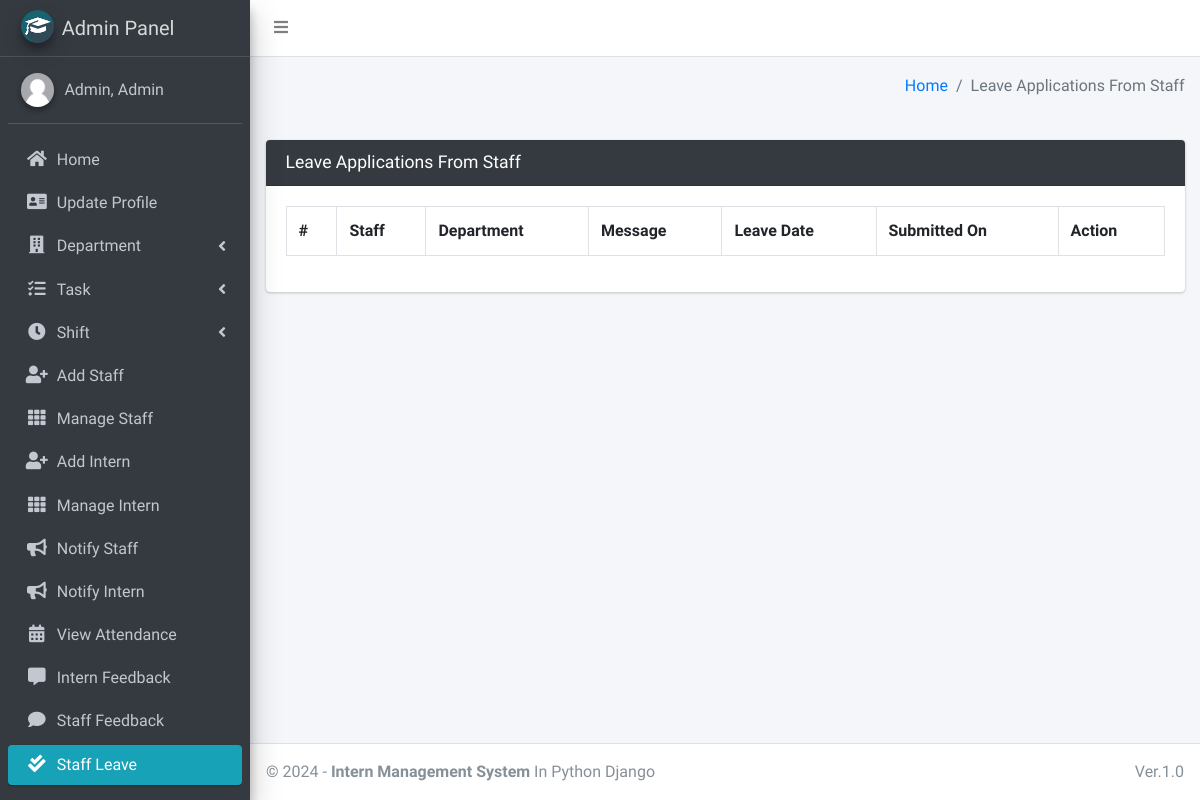
The app's page /staff/view/leave/ (signed in), older data.
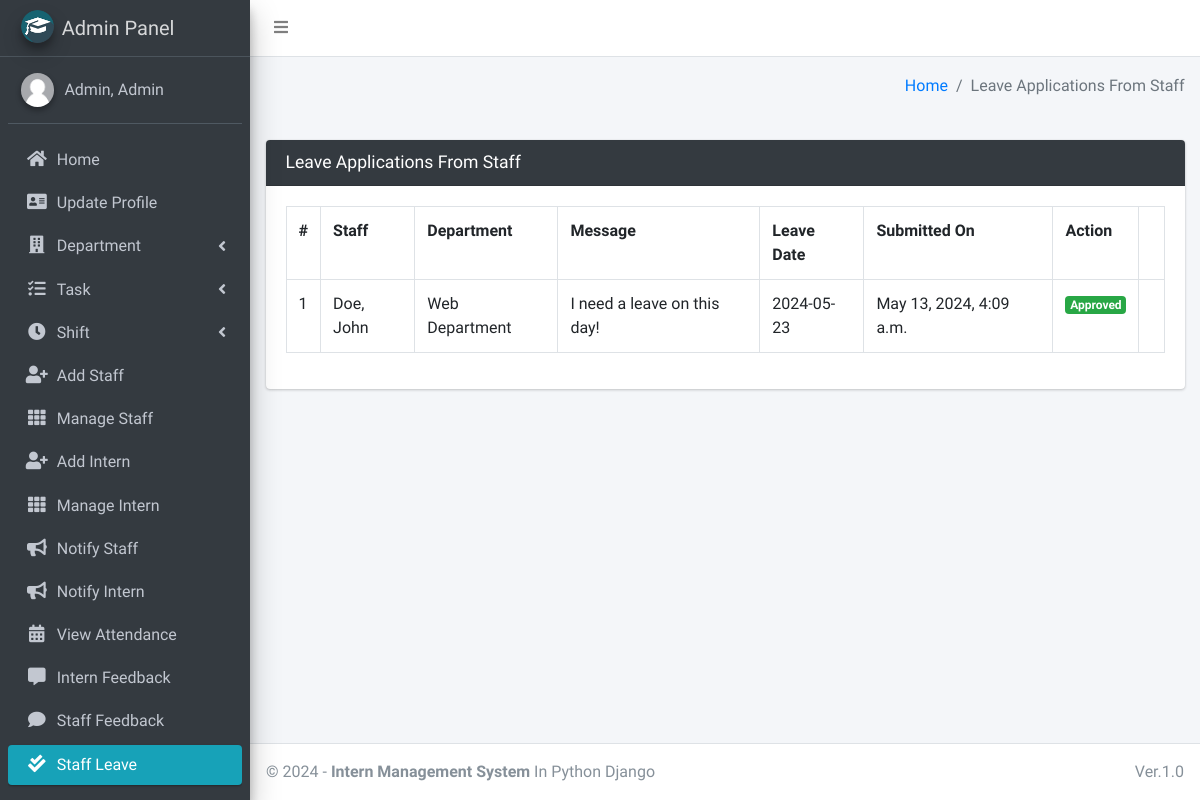
The same page, newer data.
### main_app/models.py (models this page shows, shortened)
class CustomUser(AbstractUser):
    USER_TYPE = ((1, "HOD"), (2, "Staff"), (3, "Intern"))
    GENDER = [("M", "Male"), ("F", "Female")]
    username = None  # Removed username, using email instead
    email = models.EmailField(unique=True)
    user_type = models.CharField(default=1, choices=USER_TYPE, max_length=1)
    gender = models.CharField(max_length=1, choices=GENDER)
    profile_pic = models.ImageField()
    address = models.TextField()
    fcm_token = models.TextField(default="")  # For firebase notifications
    created_at = models.DateTimeField(auto_now_add=True)
    updated_at = models.DateTimeField(auto_now=True)
    USERNAME_FIELD = "email"
    REQUIRED_FIELDS = []
    objects = CustomUserManager()
    def __str__(self):
        return self.last_name + ", " + self.first_name

class LeaveReportStaff(models.Model):
    staff = models.ForeignKey(Staff, on_delete=models.CASCADE)
    date = models.CharField(max_length=60)
    message = models.TextField()
    status = models.SmallIntegerField(default=0)
    created_at = models.DateTimeField(auto_now_add=True)
    updated_at = models.DateTimeField(auto_now=True)

class Staff(models.Model):
    department = models.ForeignKey(Department, on_delete=models.DO_NOTHING, null=True, blank=False)
    admin = models.OneToOneField(CustomUser, on_delete=models.CASCADE)

class Department(models.Model):
    name = models.CharField(max_length=120)
    created_at = models.DateTimeField(auto_now_add=True)
    updated_at = models.DateTimeField(auto_now=True)
    def __str__(self):
        return self.name

### main_app/hod_views.py (the view, shortened to what this page needs)
# urls.py: path("staff/view/leave/", hod_views.view_staff_leave, name="view_staff_leave",),
@csrf_exempt
def view_staff_leave(request):
    if request.method != 'POST':
        allLeave = LeaveReportStaff.objects.all()
        context = {
            'allLeave': allLeave,
            'page_title': 'Leave Applications From Staff'
        }
        return render(request, "hod_template/staff_leave_view.html", context)

### main_app/templates/hod_template/staff_leave_view.html (shortened to what this page needs)
{% extends 'main_app/base.html' %}
{% load static %}
{% block content %}
<section class="content">
    <div class="container-fluid">
        <div class="row">
            <div class="col-md-12">
                <div class="card card-dark">
                    <div class="card-header">
                        <h3 class="card-title">{{page_title}}</h3>
                    </div>
                    <div class="table card-body">
                        <table class="table table-bordered table-hover">
                            <tr>
                                <th>#</th>
                                <th>Staff</th>
                                <th>Department</th>
                                <th>Message</th>
                                <th>Leave Date</th>
                                <th>Submitted On</th>
                                <th>Action</th>
                            </tr>
                            {% for leave in  allLeave %}
                              <tr>
                                  <td>{{forloop.counter}}</td>
                                  <td>{{leave.staff.admin.last_name}}, {{leave.staff.admin.first_name}}</td>
                                  <td>{{leave.staff.department}}</td>
                                  <td>{{leave.message}}</td>
                                  <td>{{leave.date}}</td>
                                  <td>{{leave.created_at}}</td>
                                      {% if leave.status == 0 %}
                                           <td> <button data-toggle = "modal" data-target = "#reply_modal" value="{{leave.id}}" class="btn btn-success reply_open_modal">Reply</button>
{% elif leave.status == -1 %}
<td><span  class='badge badge-danger'>Rejected</span></td>
{% else %}
<td><span  class='badge badge-success'>Approved</span></td>
                                            <td>{{feedback.updated_at}}</td>
                                      {% endif %}
                              </tr>
                            {% endfor %}
                        </table>
                    </div>
                    </div>
            </div>
        </div>
    </div>
</section>
{% endblock content %}

### main_app/templates/main_app/base.html (shortened to what this page needs)
{% load static %}
<!DOCTYPE html>
<html>
<head>
    <link rel="stylesheet" href="{% static 'plugins/fontawesome-free/css/all.min.css'%} ">
    <link rel="stylesheet" href="https://code.ionicframework.com/ionicons/2.0.1/css/ionicons.min.css">
    <link rel="stylesheet"
        href="{% static 'plugins/tempusdominus-bootstrap-4/css/tempusdominus-bootstrap-4.min.css'%} ">
    <link rel="stylesheet" href="{% static 'plugins/icheck-bootstrap/icheck-bootstrap.min.css'%} ">
    <link rel="stylesheet" href="{% static 'dist/css/adminlte.min.css'%} ">
    <link rel="stylesheet" href="{% static 'plugins/overlayScrollbars/css/OverlayScrollbars.min.css'%} ">
    <link rel="stylesheet" href="{% static 'plugins/daterangepicker/daterangepicker.css'%} ">
</head>
<body class="hold-transition sidebar-mini layout-fixed">
    <div class="wrapper">
        <nav class="main-header navbar navbar-expand navbar-white navbar-light">
            <ul class="navbar-nav">
                <li class="nav-item">
                    <a class="nav-link" data-widget="pushmenu" href="#"><i class="fas fa-bars"></i></a>
                </li>
            </ul>
        </nav>
        {% include "main_app/sidebar_template.html" with user=user %}
        <div class="content-wrapper">
            <div class="content-header">
                <div class="container-fluid">
                    <div class="row mb-2">
                        <div class="col-sm-6">
                        </div>
                        <div class="col-sm-6">
                            <ol class="breadcrumb float-sm-right">
                                <li class="breadcrumb-item"><a href="/">Home</a></li>
                                <li class="breadcrumb-item active">{{ page_title }}</li>
                            </ol>
                        </div>
                    </div>
                </div>
            </div>
<section class="content">
    <div class="container-fluid">
        <div class="row">
            <div class="col-md-12">
            </div></div></div></section>
            {% block content %}
            {% endblock content %}
        </div>
        {% include "main_app/footer.html" %}
    </div>
</body>
</html>

### main_app/templates/main_app/sidebar_template.html (shortened to what this page needs)
{% load static %}
<aside class="main-sidebar sidebar-dark-info elevation-4">
    {% if request.user.user_type == '1' %}
    <a href="{% url 'admin_home' %}" class="brand-link">
        <img src="{% static 'dist/img/cmsl.png' %} " alt="AdminLTE Logo"
            class="brand-image img-circle elevation-3" >
        <span class="brand-text font-weight-light">Admin Panel</span>
    </a>
    <div class="sidebar">
        <div class="user-panel mt-3 pb-3 mb-3 d-flex">
            <div class="image">
                <img src="{{ request.user.profile_pic}}" class="img-circle elevation-2" alt="User Image">
            </div>
            <div class="info">
                <a href="#" class="d-block">{{user}}</a>
            </div>
        </div>
        <nav class="mt-2">
            <ul class="nav nav-pills nav-sidebar flex-column" data-widget="treeview" role="menu" data-accordion="false">
                <li class="nav-item">
                    {% url 'admin_home' as admin_home %}
                    <a href="{{admin_home}}" class="nav-link {% if admin_home == request.path %} active {% endif %}">
                        <i class="nav-icon fas fa-home"></i>
                        <p>
                            Home
                        </p>
                    </a>
                </li>
                <li class="nav-item">
                    {% url 'admin_view_profile' as admin_view_profile %}
                    <a href="{{admin_view_profile}}"
                        class="nav-link {% if admin_view_profile == request.path %} active {% endif %}">
                        <i class="nav-icon fas fa-address-card"></i>
                        <p>
                            Update Profile
                        </p>
                    </a>
                </li>
                <li class="nav-item has-treeview">
                    <a href="#" class="nav-link">
                        <i class="nav-icon fas fa-building"></i>
                        <p>
                            Department
                            <i class="fas fa-angle-left right"></i>
                        </p>
                    </a>
                </li>
                <li class="nav-item has-treeview">
                    <a href="#" class="nav-link">
                        <i class="nav-icon fas fa-tasks"></i>
                        <p>
                            Task
                            <i class="fas fa-angle-left right"></i>
                        </p>
                    </a>
                </li>
                <li class="nav-item has-treeview">
                    <a href="#" class="nav-link">
                        <i class="nav-icon fas fa-clock"></i>
                        <p>
                            Shift
                            <i class="fas fa-angle-left right"></i>
                        </p>
                    </a>
                </li>
                <li class="nav-item">
                    {% url 'add_staff' as add_staff %}
                    <a href="{{add_staff}}" class="nav-link {% if add_staff == request.path %} active {% endif %}">
                        <i class="nav-icon fas fa-user-plus"></i>
                        <p>
                            Add Staff
                        </p>
                    </a>
                </li>
                <li class="nav-item">
                    {% url 'manage_staff' as manage_staff %}
                    {% url 'edit_staff' staff_id as edit_staff %}
                    <a href="{{manage_staff}}"
                        class="nav-link {% if manage_staff == request.path or request.path == edit_staff %} active {% endif %}">
                        <i class="nav-icon fas fa-th"></i>
                        <p>
                            Manage Staff
                        </p>
                    </a>
                </li>
                <li class="nav-item">
                    {% url 'add_intern' as add_intern%}
                    <a href="{{add_intern}}" class="nav-link  {% if add_intern == request.path %} active {% endif %}">
                        <i class="nav-icon fas fa-user-plus"></i>
                        <p>
                            Add Intern
                        </p>
                    </a>
                </li>
                <li class="nav-item">
                    {% url 'manage_intern' as manage_intern %}
                    {% url 'edit_intern' intern_id as edit_intern %}
                    <a href="{{manage_intern}}"
                        class="nav-link  {% if edit_intern == request.path or manage_intern == request.path %} active {% endif %}">
                        <i class="nav-icon fas fa-th"></i>
                        <p>
                            Manage Intern
                        </p>
                    </a>
                </li>
                <li class="nav-item">
                    {% url 'admin_notify_staff' as admin_notify_staff %}
                    <a href="{{admin_notify_staff}}"
                        class="nav-link {% if admin_notify_staff == request.path %} active {% endif %}">
                        <i class="nav-icon fas fa-bullhorn"></i>
                        <p>
                            Notify Staff
                        </p>
                    </a>
                </li>
                <li class="nav-item">
                    {% url 'admin_notify_intern' as admin_notify_intern %}
                    <a href="{{admin_notify_intern}}"
                        class="nav-link {% if admin_notify_intern == request.path %} active {% endif %}">
                        <i class="nav-icon fas fa-bullhorn"></i>
                        <p>
                            Notify Intern
                        </p>
                    </a>
                </li>
                <li class="nav-item">
                    {% url 'admin_view_attendance' as admin_view_attendance %}
                <li class="nav-item">
                    <a href="{{admin_view_attendance}}"
                        class="nav-link  {% if admin_view_attendance == request.path %} active {% endif %}">
                        <i class="nav-icon fas fa-calendar-alt"></i>
                        <p>
                            View Attendance
                        </p>
                    </a>
                </li>
                <li class="nav-item">
                    {% url 'intern_feedback_message' as intern_feedback_message %}
                    <a href="{{ intern_feedback_message }}"
                        class="nav-link  {% if intern_feedback_message == request.path %} active {% endif %}">
                        <i class="nav-icon fas fa-comment-alt"></i>
                        <p>
                            Intern Feedback
                        </p>
                    </a>
                </li>
                <li class="nav-item">
                    {% url 'staff_feedback_message' as staff_feedback_message %}
                    <a href="{{staff_feedback_message}}"
                        class="nav-link   {% if staff_feedback_message == request.path %} active {% endif %}">
                        <i class="nav-icon fas fa-comment"></i>
                        <p>
                            Staff Feedback
                        </p>
                    </a>
                </li>
                <li class="nav-item">
                    {% url 'view_staff_leave' as view_staff_leave %}
                    <a href="{{view_staff_leave}}"
                        class="nav-link  {% if view_staff_leave == request.path %} active {% endif %}">
                        <i class="nav-icon fas fa-check-double"></i>
                        <p>
                            Staff Leave
                        </p>
                    </a>
                </li>
                <li class="nav-item">
                    {% url 'view_intern_leave' as view_intern_leave %}
                    <a href="{% url 'view_intern_leave' %}"
                        class="nav-link  {% if view_intern_leave == request.path %} active {% endif %}">
                    </a>
                </li>
                                        {% endif %}
                                    </ul>
                                </nav>
                            </div>
</aside>

### main_app/templates/main_app/footer.html
<footer class="main-footer">
    &copy; {% now "Y" %} - <strong>Intern Management System</strong>
    In Python Django
    <div class="float-right d-none d-sm-inline-block">
       Ver.1.0
    </div>
</footer>

Row changes from the older to the newer data that the page shows:
added LeaveReportStaff: staff.admin.last_name "Doe", staff.admin.first_name "John", staff.department "Web Department", message "I need a leave on this day!", date "2024-05-23", created_at "May 13, 2024, 4:09 a.m."
